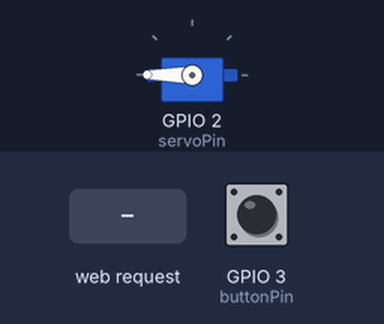
Simulated run of this sketch. Board: ESP8266 (NodeMCU). Shown: servo. The test bench sets the inputs (shaded band); at power-on: GPIO 3 (buttonPin) LOW. EEPROM starts erased.

Above: at 1.2 s.
1.3 s: HTTP request GET /setdegrees received
At 2.0 s:
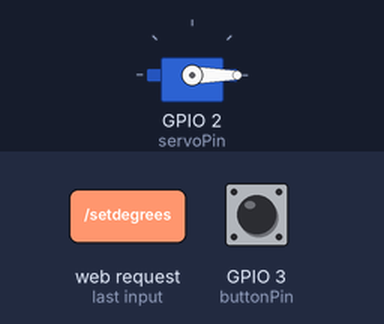
2.8 s: HTTP request GET /setdegrees?opendegree=120 received
At 3.4 s:
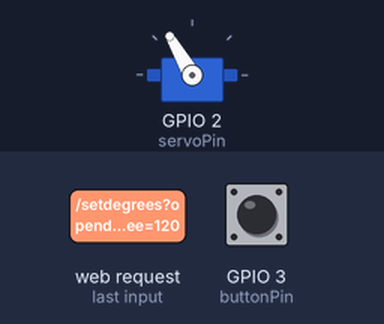
4.3 s: HTTP request GET /moveclose received
At 4.8 s:
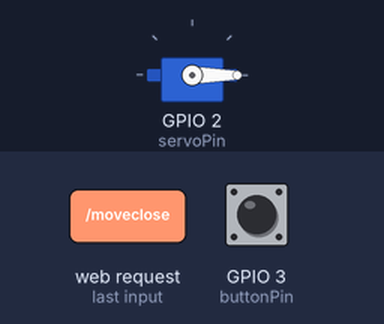
5.8 s: HTTP request GET /moveopen received
At 6.3 s:
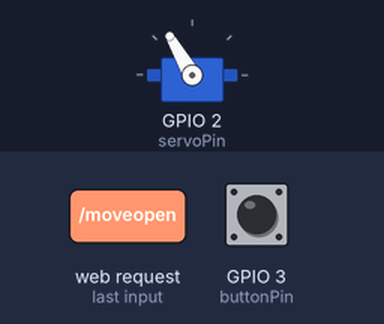
Timing chart, 0 to 8.3 s (numbered marks = the images above; inputs shaded):
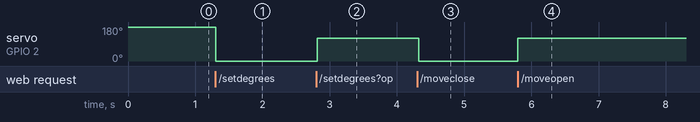

Measured:
- after the input at 1.3 s, servo on GPIO 2 (servoPin): 180° → 0° at once
- after the input at 2.8 s, servo on GPIO 2 (servoPin): 0° → 120° at once
- after the input at 4.3 s, servo on GPIO 2 (servoPin): 120° → 0° at once
- after the input at 5.8 s, servo on GPIO 2 (servoPin): 0° → 120° at once

The sketch:

code.ino
```cpp
#include <ESP8266WiFi.h>
#include <ESP8266WebServer.h>
#include <DNSServer.h>
#include <EEPROM.h>
#include <Servo.h>

Servo myServo;

// Access Point configuration
const char* ssid = "AUTO_VALVE";
const char* password = "";

// IP Configuration
IPAddress local_IP(192, 168, 4, 1);
IPAddress gateway(192, 168, 4, 1);
IPAddress subnet(255, 255, 255, 0);

ESP8266WebServer server(80);
DNSServer dnsServer;

int servoPin = 2;
int buttonPin = 3;

int automatic = 0;
int openDegree = 0;
int closedDegree = 0;

void setup() {
  pinMode(buttonPin, INPUT);
  myServo.attach(servoPin);

  EEPROM.begin(512);

  // Read EEPROM values
  openDegree = EEPROM.read(0);
  closedDegree = EEPROM.read(2);

  // Access Point configuration
  WiFi.softAPConfig(local_IP, gateway, subnet);
  WiFi.softAP(ssid, password);

  // Captive Portal
  dnsServer.start(53, "*", local_IP);

  // Webpage
  server.on("/", []() {
    String modeMessage = automatic == 0 ? "Automatic mode" : "Test mode";

    server.send(200, "text/html",
                "<!DOCTYPE html>"
                "<html>"
                "<head>"
                "<meta charset=\"UTF-8\">"
                "<meta name=\"viewport\" content=\"width=device-width, initial-scale=1.0\">"
                "<title>Automated Valve</title>"
                "<style>"
                "body { font-family: Arial, sans-serif; margin: 20px; }"
                "table { width: 100%; border-collapse: collapse; }"
                "td { padding: 10px; }"
                "input[type='number'], input[type='submit'] { padding: 10px; font-size: 1rem; }"
                "</style>"
                "</head>"
                "<body>"
                "<h1>Automated valve</h1><br>"
                "<h4>Created by: Gilberto Coelho</h4><br>"
                "<form action=\"/setdegrees\">"
                "<table>"
                "<tr><td>OPEN degree:</td><td><input type=\"number\" name=\"opendegree\" min=\"0\" max=\"180\" value=\"" + String(openDegree) + "\"></td><td> Set to:  " + String(openDegree) + "&deg;</td></tr>"
                "<tr><td>CLOSE degree:</td><td><input type=\"number\" name=\"closeddegree\" min=\"0\" max=\"180\" value=\"" + String(closedDegree) + "\"></td><td> Set to: " + String(closedDegree) + "&deg;</td></tr>"
                "</table>"
                "<br><input type=\"submit\" value=\"SAVE degrees\"></form>"
                "<br><form action=\"/moveopen\"><input type=\"submit\" value=\"Move OPEN position\"></form>"
                "<br><form action=\"/moveclose\"><input type=\"submit\" value=\"Move CLOSE position\"></form>"
                "<br><form action=\"/automatic\"><input type=\"submit\" value=\"Return to AUTOMATIC mode\"></form>"
                "<br><p>" + modeMessage + "</p>"  // AAdd mode message
                "</body>"
                "</html>");
  });

  // Servo degrees definition
  server.on("/setdegrees", []() {
    String openDegreeString = server.arg("opendegree");
    String closedDegreeString = server.arg("closeddegree");
    openDegree = openDegreeString.toInt();
    closedDegree = closedDegreeString.toInt();

    EEPROM.write(0, openDegree);
    EEPROM.write(2, closedDegree);
    EEPROM.commit();

    // Retun to main page after saving
    server.sendHeader("Location", "/", true);
    server.send(303);
  });

  // Move servo to "openDegree"
  server.on("/moveopen", []() {
    myServo.write(openDegree);
    automatic = 1;
    server.sendHeader("Location", "/", true);
    server.send(303);
  });

  // Move servo to "closedDegree"
  server.on("/moveclose", []() {
    myServo.write(closedDegree);
    automatic = 1;
    server.sendHeader("Location", "/", true);
    server.send(303);
  });

  // Change to automatic mode
  server.on("/automatic", []() {
    automatic = 0;
    server.sendHeader("Location", "/", true);
    server.send(303);
  });

  // Sendo any route to the main page
  server.onNotFound([]() {
    server.sendHeader("Location", "/", true);
    server.send(303);
  });

  server.begin();
}

void loop() {
  dnsServer.processNextRequest();
  server.handleClient();

  if (digitalRead(buttonPin) == HIGH && automatic == 0) {
    myServo.write(closedDegree);
    delay(50);
  }
  if (digitalRead(buttonPin) == LOW && automatic == 0){
    myServo.write(openDegree);
    delay(50);
  }
}
```
